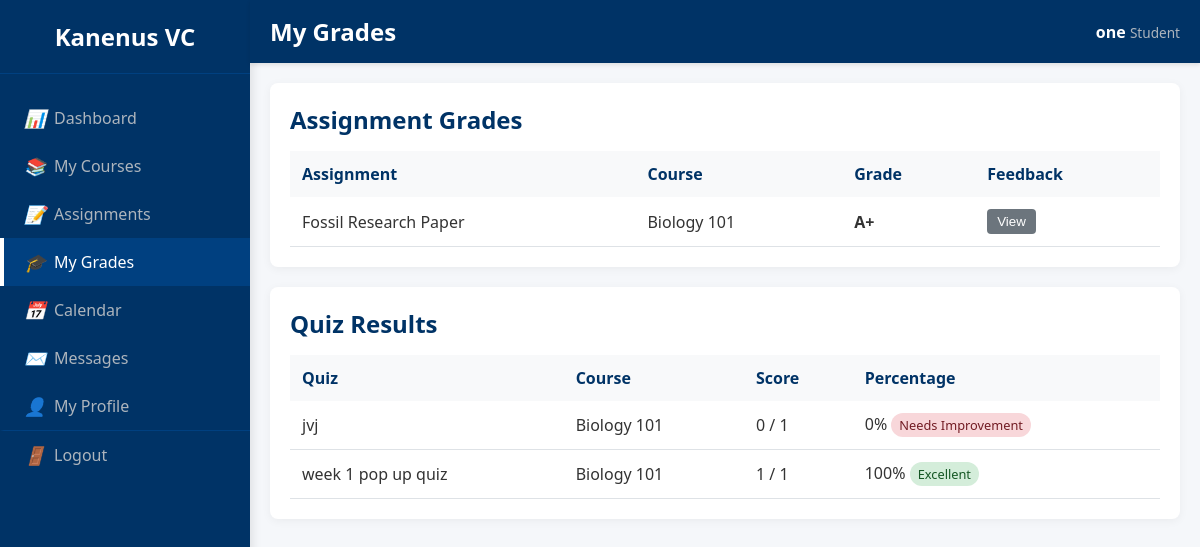
/VCLS/student/grades.php (signed in), run on the app's committed database.
### tables this page shows
CREATE TABLE `submissions` (
  `id` int(11) NOT NULL,
  `assignment_id` int(11) NOT NULL,
  `student_id` int(11) NOT NULL,
  `file_path` varchar(255) NOT NULL,
  `submitted_at` timestamp NOT NULL DEFAULT current_timestamp(),
  `grade` varchar(10) DEFAULT NULL,
  `feedback` text DEFAULT NULL
);

CREATE TABLE `assignments` (
  `id` int(11) NOT NULL,
  `section_id` int(11) NOT NULL,
  `title` varchar(255) NOT NULL,
  `description` text DEFAULT NULL,
  `due_date` datetime DEFAULT NULL,
  `created_at` timestamp NOT NULL DEFAULT current_timestamp()
);

CREATE TABLE `sections` (
  `id` int(11) NOT NULL,
  `name` varchar(100) NOT NULL,
  `department_id` int(11) NOT NULL,
  `teacher_id` int(11) DEFAULT NULL
);

CREATE TABLE `quiz_attempts` (
  `id` int(11) NOT NULL,
  `quiz_id` int(11) NOT NULL,
  `student_id` int(11) NOT NULL,
  `score` int(11) NOT NULL,
  `total_questions` int(11) NOT NULL,
  `completed_at` timestamp NOT NULL DEFAULT current_timestamp()
);

CREATE TABLE `quizzes` (
  `id` int(11) NOT NULL,
  `section_id` int(11) NOT NULL,
  `title` varchar(255) NOT NULL,
  `created_at` timestamp NOT NULL DEFAULT current_timestamp()
);

### VCLS/student/grades.php (the view, shortened to what this page needs)
<?php
require_once '../includes/db_connect.php';
$student_id = $_SESSION['user_id'];
$assignments_stmt = $conn->prepare("SELECT a.title, s.name AS section_name, sub.grade, sub.feedback FROM submissions sub JOIN assignments a ON sub.assignment_id = a.id JOIN sections s ON a.section_id = s.id WHERE sub.student_id = ? AND sub.grade IS NOT NULL AND sub.grade != '' ORDER BY a.title ASC");
$assignments_stmt->bind_param("i", $student_id);
$assignments_stmt->execute();
$graded_assignments = $assignments_stmt->get_result();
$quizzes_stmt = $conn->prepare("SELECT q.title, s.name AS section_name, qa.score, qa.total_questions FROM quiz_attempts qa JOIN quizzes q ON qa.quiz_id = q.id JOIN sections s ON q.section_id = s.id WHERE qa.student_id = ? ORDER BY q.title ASC");
$quizzes_stmt->bind_param("i", $student_id);
$quizzes_stmt->execute();
$completed_quizzes = $quizzes_stmt->get_result();
?>
<div class="table-container-dash">
    <h2>Assignment Grades</h2>
    <table>
        <thead><tr><th>Assignment</th><th>Course</th><th>Grade</th><th>Feedback</th></tr></thead>
        <tbody>
            <?php if ($graded_assignments->num_rows > 0): while($a = $graded_assignments->fetch_assoc()): ?>
                <tr>
                    <td><?php echo htmlspecialchars($a['title']); ?></td>
                    <td><?php echo htmlspecialchars($a['section_name']); ?></td>
                    <td><strong><?php echo htmlspecialchars($a['grade']); ?></strong></td>
                    <td>
                        <?php if (!empty($a['feedback'])): ?>
                            <button class="btn-feedback" onclick="showFeedback('<?php echo htmlspecialchars(addslashes($a['feedback'])); ?>')">View</button>
                        <?php else: ?><span>-</span><?php endif; ?>
                    </td>
                </tr>
            <?php endwhile; else: ?><tr><td colspan="4">No graded assignments yet.</td></tr><?php endif; ?>
        </tbody>
    </table>
</div>
<div class="table-container-dash" style="margin-top:20px;">
    <h2>Quiz Results</h2>
    <table>
        <thead><tr><th>Quiz</th><th>Course</th><th>Score</th><th>Percentage</th></tr></thead>
        <tbody>
            <?php if ($completed_quizzes->num_rows > 0): while($q = $completed_quizzes->fetch_assoc()): ?>
                <tr>
                    <td><?php echo htmlspecialchars($q['title']); ?></td>
                    <td><?php echo htmlspecialchars($q['section_name']); ?></td>
                    <td><?php echo $q['score'] . ' / ' . $q['total_questions']; ?></td>
                    <td><?php $p = ($q['total_questions'] > 0) ? round(($q['score'] / $q['total_questions']) * 100) : 0; echo $p . '%'; ?>
                        <?php if($p >= 90): ?><span class="grade-indicator excellent">Excellent</span>
                        <?php elseif($p >= 80): ?><span class="grade-indicator good">Good</span>
                        <?php elseif($p >= 70): ?><span class="grade-indicator passing">Passing</span>
                        <?php else: ?><span class="grade-indicator needs-improvement">Needs Improvement</span><?php endif; ?>
                    </td>
                </tr>
            <?php endwhile; else: ?><tr><td colspan="4">No completed quizzes yet.</td></tr><?php endif; ?>
        </tbody>
    </table>
</div>
<?php
require 'includes/student_template.php';
?>

### VCLS/assets/css/dashboard.css (style rules this page uses)
body { margin: 0; padding: 0; background-color: #f5f7fa; color: #333; font-family: 'Segoe UI', Tahoma, Geneva, Verdana, sans-serif; }
.table-container-dash { background-color: #ffffff; border-radius: 8px; padding: 20px; box-shadow: 0 2px 10px rgba(0,0,0,0.05); }
.table-container-dash h2 { color: #003366; margin-top: 0; margin-bottom: 15px; }
.table-container-dash table { width: 100%; border-collapse: collapse; }
.table-container-dash th { background-color: #f8f9fa; color: #003366; padding: 12px; text-align: left; }
.table-container-dash td { padding: 12px; border-bottom: 1px solid #dee2e6; }

### VCLS/student/grades.php (style rules this page uses)
.grade-indicator { display: inline-block; padding: 3px 8px; border-radius: 12px; font-size: 0.8em; font-weight: 500; }
.grade-indicator.excellent { background-color: #d4edda; color: #155724; }
.grade-indicator.needs-improvement { background-color: #f8d7da; color: #721c24; }
.btn-feedback { background-color: #6c757d; border:none; color:white; padding: 5px 10px; border-radius:4px; cursor:pointer; }

### data on the page
submissions: assignment.title "Fossil Research Paper", sections.name "Biology 101", grade "A+"
quiz_attempts: quiz.title "jvj", sections.name "Biology 101", score "0", total_questions "1", shows "Needs Improvement"
quiz_attempts: quiz.title "week 1 pop up quiz", sections.name "Biology 101", score "1", total_questions "1", p "100", shows "Excellent"

### other printed values
$page_title "My Grades"
$_SESSION['full_name'] "one"
